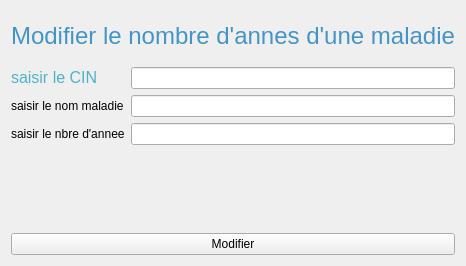
<?xml version="1.0" encoding="UTF-8"?>
<ui version="4.0">
 <class>Form</class>
 <widget class="QWidget" name="Form">
  <property name="geometry">
   <rect>
    <x>0</x>
    <y>0</y>
    <width>426</width>
    <height>266</height>
   </rect>
  </property>
  <property name="windowTitle">
   <string>Form</string>
  </property>
  <layout class="QVBoxLayout" name="verticalLayout">
   <item>
    <widget class="QLabel" name="label">
     <property name="maximumSize">
      <size>
       <width>16777215</width>
       <height>50</height>
      </size>
     </property>
     <property name="text">
      <string>&lt;html&gt;&lt;head/&gt;&lt;body&gt;&lt;p align=&quot;center&quot;&gt;&lt;span style=&quot; font-size:18pt; color:#4395c8;&quot;&gt;Modifier le nombre d'annes d'une maladie&lt;/span&gt;&lt;/p&gt;&lt;/body&gt;&lt;/html&gt;</string>
     </property>
    </widget>
   </item>
   <item>
    <layout class="QFormLayout" name="formLayout">
     <item row="0" column="0">
      <widget class="QLabel" name="label_2">
       <property name="text">
        <string>&lt;html&gt;&lt;head/&gt;&lt;body&gt;&lt;p&gt;&lt;span style=&quot; font-size:12pt; color:#4db3c8;&quot;&gt;saisir le CIN&lt;/span&gt;&lt;/p&gt;&lt;/body&gt;&lt;/html&gt;</string>
       </property>
      </widget>
     </item>
     <item row="0" column="1">
      <widget class="QLineEdit" name="cin"/>
     </item>
     <item row="1" column="0">
      <widget class="QLabel" name="label_3">
       <property name="text">
        <string>saisir le nom maladie</string>
       </property>
      </widget>
     </item>
     <item row="1" column="1">
      <widget class="QLineEdit" name="nom"/>
     </item>
     <item row="2" column="0">
      <widget class="QLabel" name="label_4">
       <property name="text">
        <string>saisir le nbre d'annee</string>
       </property>
      </widget>
     </item>
     <item row="2" column="1">
      <widget class="QLineEdit" name="nb"/>
     </item>
    </layout>
   </item>
   <item>
    <widget class="QPushButton" name="modif">
     <property name="text">
      <string>Modifier</string>
     </property>
    </widget>
   </item>
  </layout>
 </widget>
 <resources/>
 <connections/>
</ui>
